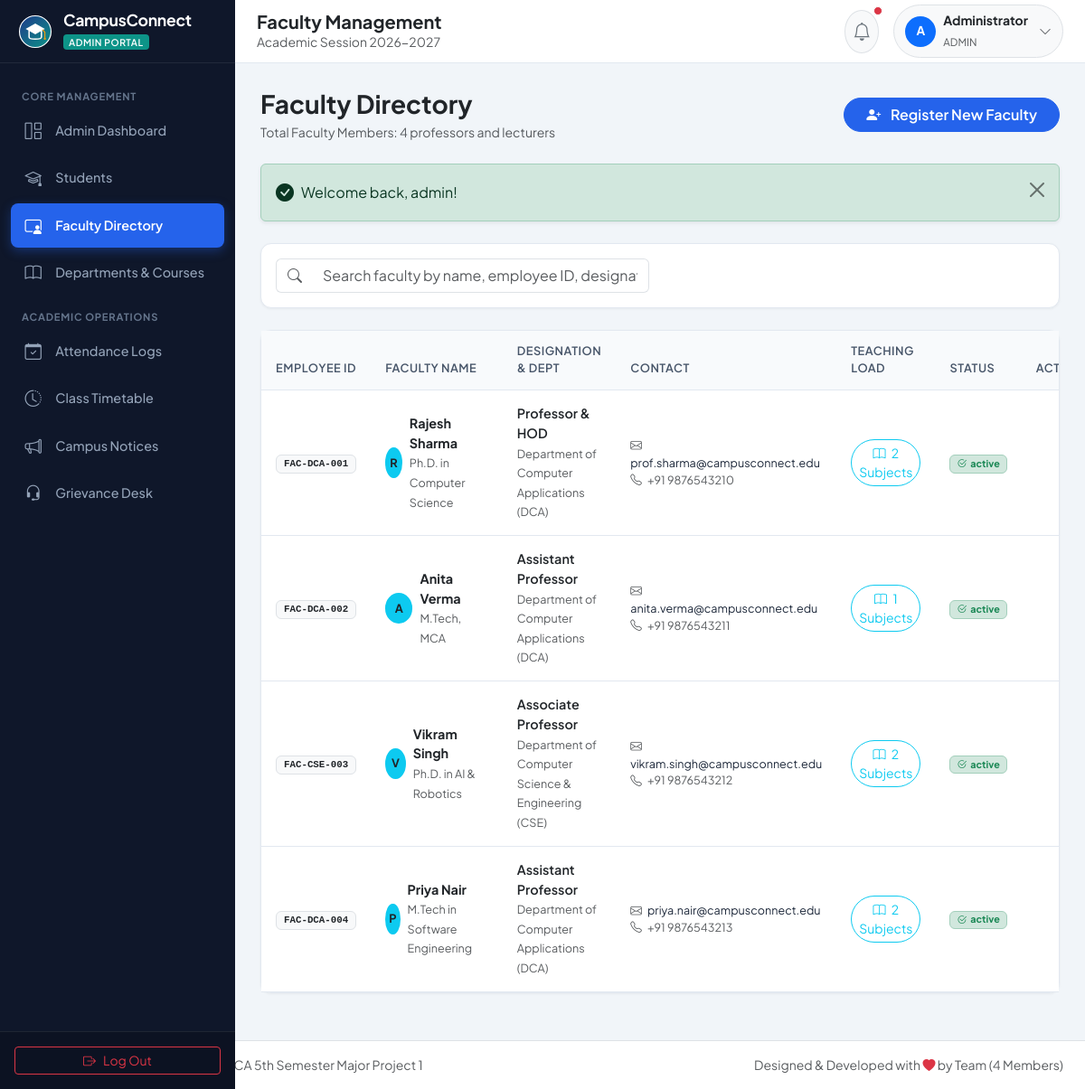
The page /admin/faculty.php (signed in) on the database its author committed.
### tables this page shows
CREATE TABLE `faculty` (
  `id` INT AUTO_INCREMENT PRIMARY KEY,
  `user_id` INT NOT NULL UNIQUE,
  `employee_id` VARCHAR(30) NOT NULL UNIQUE,
  `first_name` VARCHAR(60) NOT NULL,
  `last_name` VARCHAR(60) NOT NULL,
  `email` VARCHAR(100) NOT NULL UNIQUE,
  `phone` VARCHAR(20) NULL,
  `designation` VARCHAR(60) NOT NULL,
  `department_id` INT NOT NULL,
  `qualification` VARCHAR(100) NULL,
  `joining_date` DATE NULL,
  `profile_pic` VARCHAR(255) DEFAULT 'default_faculty.png',
  `created_at` TIMESTAMP NOT NULL DEFAULT CURRENT_TIMESTAMP,
  CONSTRAINT `fk_faculty_user` FOREIGN KEY (`user_id`) REFERENCES `users` (`id`) ON DELETE CASCADE,
  CONSTRAINT `fk_faculty_dept` FOREIGN KEY (`department_id`) REFERENCES `departments` (`id`) ON DELETE RESTRICT
);

CREATE TABLE `departments` (
  `id` INT AUTO_INCREMENT PRIMARY KEY,
  `dept_name` VARCHAR(100) NOT NULL,
  `dept_code` VARCHAR(20) NOT NULL UNIQUE,
  `description` TEXT NULL,
  `created_at` TIMESTAMP NOT NULL DEFAULT CURRENT_TIMESTAMP
);

CREATE TABLE `users` (
  `id` INT AUTO_INCREMENT PRIMARY KEY,
  `username` VARCHAR(60) NOT NULL UNIQUE,
  `email` VARCHAR(100) NOT NULL UNIQUE,
  `password` VARCHAR(255) NOT NULL,
  `role` ENUM('admin', 'faculty', 'student') NOT NULL,
  `status` ENUM('active', 'inactive') NOT NULL DEFAULT 'active',
  `last_login` DATETIME NULL,
  `created_at` TIMESTAMP NOT NULL DEFAULT CURRENT_TIMESTAMP,
  `updated_at` TIMESTAMP NOT NULL DEFAULT CURRENT_TIMESTAMP ON UPDATE CURRENT_TIMESTAMP,
  INDEX `idx_users_role` (`role`),
  INDEX `idx_users_status` (`status`)
);

### admin/faculty.php (the view, shortened to what this page needs)
<?php
require_once __DIR__ . '/../includes/auth.php';
require_once __DIR__ . '/../includes/functions.php';
$facultyListStmt = $pdo->query("
    SELECT f.*, u.status as user_status, d.dept_name, d.dept_code,
           COUNT(fs.id) as assigned_subjects_count
    FROM faculty f
    JOIN users u ON f.user_id = u.id
    JOIN departments d ON f.department_id = d.id
    LEFT JOIN faculty_subjects fs ON f.id = fs.faculty_id
    GROUP BY f.id
    ORDER BY f.id ASC
");
$facultyList = $facultyListStmt->fetchAll();
$assignedSubjectsStmt = $pdo->query("
    SELECT fs.id as map_id, fs.faculty_id, fs.academic_year, s.subject_name, s.subject_code, c.course_code
    FROM faculty_subjects fs
    JOIN subjects s ON fs.subject_id = s.id
    JOIN courses c ON s.course_id = c.id
");
$allAssignments = $assignedSubjectsStmt->fetchAll();
$facultySubjectsMap = [];
foreach ($allAssignments as $asg) {
    $facultySubjectsMap[$asg['faculty_id']][] = $asg;
}
require_once __DIR__ . '/../includes/header.php';
require_once __DIR__ . '/../includes/sidebar.php';
?>
<div class="main-wrapper">
    <div class="page-content">
        <div class="d-flex flex-column flex-md-row justify-content-between align-items-md-center gap-3 mb-4">
            <div>
                <h3 class="fw-bold text-dark mb-1">Faculty Directory</h3>
                <p class="text-muted small mb-0">Total Faculty Members: <?= count($facultyList) ?> professors and lecturers</p>
            </div>
            <button class="btn btn-primary rounded-pill px-4" data-bs-toggle="modal" data-bs-target="#addFacultyModal">
                <i class="bi bi-person-plus-fill me-2"></i> Register New Faculty
            </button>
        </div>
        <?php display_flash(); ?>
        <div class="app-card p-3 mb-4">
            <div class="row align-items-center">
                <div class="col-md-6">
                    <div class="input-group">
                        <span class="input-group-text bg-white border-end-0 text-muted"><i class="bi bi-search"></i></span>
                        <input type="text" class="form-control border-start-0" data-table-search="facultyTable"
                               placeholder="Search faculty by name, employee ID, designation, or department...">
                    </div>
                </div>
            </div>
        </div>
        <div class="app-card">
            <div class="table-responsive">
                <table class="table table-custom align-middle" id="facultyTable">
                    <thead>
                        <tr>
                            <th>Employee ID</th>
                            <th>Faculty Name</th>
                            <th>Designation &amp; Dept</th>
                            <th>Contact</th>
                            <th>Teaching Load</th>
                            <th>Status</th>
                            <th class="text-end">Actions</th>
                        </tr>
                    </thead>
                    <tbody>
                        <?php if (empty($facultyList)): ?>
                            <tr class="no-records-row">
                                <td colspan="7" class="text-center py-5 text-muted">No faculty members found.</td>
                            </tr>
                        <?php else: ?>
                            <?php foreach ($facultyList as $f): ?>
                                <tr>
                                    <td>
                                        <span class="badge bg-light text-dark border font-monospace px-2 py-1">
                                            <?= e($f['employee_id']) ?>
                                        </span>
                                    </td>
                                    <td>
                                        <div class="d-flex align-items-center gap-2">
                                            <div class="bg-info text-dark rounded-circle d-flex align-items-center justify-content-center fw-bold" style="width: 34px; height: 34px; font-size: 0.8rem;">
                                                <?= strtoupper(substr($f['first_name'], 0, 1)) ?>
                                            </div>
                                            <div>
                                                <div class="fw-bold text-dark"><?= e($f['first_name'] . ' ' . $f['last_name']) ?></div>
                                                <small class="text-muted"><?= e($f['qualification']) ?></small>
                                            </div>
                                        </div>
                                    </td>
                                    <td>
                                        <div class="fw-semibold text-dark"><?= e($f['designation']) ?></div>
                                        <small class="text-muted"><?= e($f['dept_name']) ?> (<?= e($f['dept_code']) ?>)</small>
                                    </td>
                                    <td>
                                        <div class="small"><i class="bi bi-envelope text-muted me-1"></i> <?= e($f['email']) ?></div>
                                        <?php if (!empty($f['phone'])): ?>
                                            <div class="small text-muted"><i class="bi bi-telephone text-muted me-1"></i> <?= e($f['phone']) ?></div>
                                        <?php endif; ?>
                                    </td>
                                    <td>
                                        <button class="btn btn-sm btn-outline-info rounded-pill px-2.5 py-1"
                                                onclick='openSubjectAssignModal(<?= json_encode($f) ?>, <?= json_encode($facultySubjectsMap[$f['id']] ?? []) ?>)'>
                                            <i class="bi bi-book me-1"></i> <?= $f['assigned_subjects_count'] ?> Subjects
                                        </button>
                                    </td>
                                    <td><?= get_status_badge($f['user_status']) ?></td>
                                    <td class="text-end">
                                    </td>
                                </tr>
                            <?php endforeach; ?>
                        <?php endif; ?>
                    </tbody>
                </table>
            </div>
        </div>
    </div>
<?php require_once __DIR__ . '/../includes/footer.php'; ?>

### includes/functions.php (shortened to what this page needs)
<?php
function e($string) {
    return htmlspecialchars((string)$string, ENT_QUOTES, 'UTF-8');
}
function display_flash() {
    if (isset($_SESSION['flash_message'])) {
        $type = $_SESSION['flash_type'] ?? 'info';
        $message = $_SESSION['flash_message'];
        $icons = [
            'success' => 'bi-check-circle-fill',
            'danger'  => 'bi-exclamation-triangle-fill',
            'warning' => 'bi-exclamation-circle-fill',
            'info'    => 'bi-info-circle-fill'
        ];
        $icon = $icons[$type] ?? 'bi-info-circle-fill';
        echo '<div class="alert alert-' . e($type) . ' alert-dismissible fade show d-flex align-items-center shadow-sm mb-4" role="alert">';
        echo '  <i class="bi ' . $icon . ' me-2 fs-5 flex-shrink-0"></i>';
        echo '  <div class="flex-grow-1">' . e($message) . '</div>';
        echo '  <button type="button" class="btn-close" data-bs-dismiss="alert" aria-label="Close"></button>';
        echo '</div>';
    }
}
function get_status_badge($status) {
    switch (strtolower(trim($status))) {
        case 'present':
        case 'resolved':
        case 'graded':
        case 'active':
            return '<span class="badge bg-success-subtle text-success border border-success-subtle px-2.5 py-1.5"><i class="bi bi-check2-circle me-1"></i>' . e($status) . '</span>';
    }
}

### assets/css/style.css (style rules this page uses)
:root { --primary-color: #1e3a8a; --primary-hover: #1e40af; --secondary-color: #2563eb; --accent-color: #0d9488; --accent-hover: #0f766e; --bg-main: #f1f5f9; --card-bg: #ffffff; --sidebar-bg: #0f172a; --sidebar-hover: #1e293b; --sidebar-active: #2563eb; --text-dark: #0f172a; --text-muted: #64748b; --border-color: #e2e8f0; --font-family: 'Plus Jakarta Sans', system-ui, -apple-system, sans-serif; --topbar-height: 70px; --sidebar-width: 260px; }
body { font-family: var(--font-family); background-color: var(--bg-main); color: var(--text-dark); min-height: 100vh; margin: 0; padding: 0; overflow-x: hidden; }
.main-wrapper { margin-left: var(--sidebar-width); padding-top: var(--topbar-height); min-height: 100vh; display: flex; flex-direction: column; transition: margin-left 0.3s ease; }
.page-content { padding: 1.75rem; flex-grow: 1; }
.app-card { background: var(--card-bg); border-radius: 12px; border: 1px solid var(--border-color); box-shadow: 0 1px 3px 0 rgba(0, 0, 0, 0.05); margin-bottom: 1.5rem; }
.table-custom { margin-bottom: 0; }
.table-custom thead th { background-color: #f8fafc; color: #475569; font-weight: 600; font-size: 0.8rem; text-transform: uppercase; letter-spacing: 0.5px; border-bottom: 1px solid var(--border-color); padding: 0.85rem 1rem; }
.table-custom tbody td { padding: 0.95rem 1rem; vertical-align: middle; color: #1e293b; font-size: 0.9rem; border-bottom: 1px solid var(--border-color); }
.btn-primary { background-color: var(--secondary-color); border-color: var(--secondary-color); font-weight: 600; }

### rows shown on the page
faculty: employee "FAC-DCA-001", first_name "R", first_name+last_name "Rajesh Sharma", qualification "Ph.D. in Computer Science", designation "Professor & HOD", department.dept_name "Department of Computer Applications", department.dept_code "DCA", email "prof.sharma@campusconnect.edu", phone "+91 9876543210", assigned_subjects_count "2", user.status "active"
faculty: employee "FAC-DCA-002", first_name "A", first_name+last_name "Anita Verma", qualification "M.Tech, MCA", designation "Assistant Professor", department.dept_name "Department of Computer Applications", department.dept_code "DCA", email "anita.verma@campusconnect.edu", phone "+91 9876543211", assigned_subjects_count "1", user.status "active"
faculty: employee "FAC-CSE-003", first_name "V", first_name+last_name "Vikram Singh", qualification "Ph.D. in AI & Robotics", designation "Associate Professor", department.dept_name "Department of Computer Science & Engineering", department.dept_code "CSE", email "vikram.singh@campusconnect.edu", phone "+91 9876543212", assigned_subjects_count "2", user.status "active"
faculty: employee "FAC-DCA-004", first_name "P", first_name+last_name "Priya Nair", qualification "M.Tech in Software Engineering", designation "Assistant Professor", department.dept_name "Department of Computer Applications", department.dept_code "DCA", email "priya.nair@campusconnect.edu", phone "+91 9876543213", assigned_subjects_count "2", user.status "active"

### other values the page prints
$pageTitle "Faculty Management"
$currentUser['full_name'] "Administrator"
$currentRole "ADMIN"
count($facultyList) "4"
$message "Welcome back, admin!"
